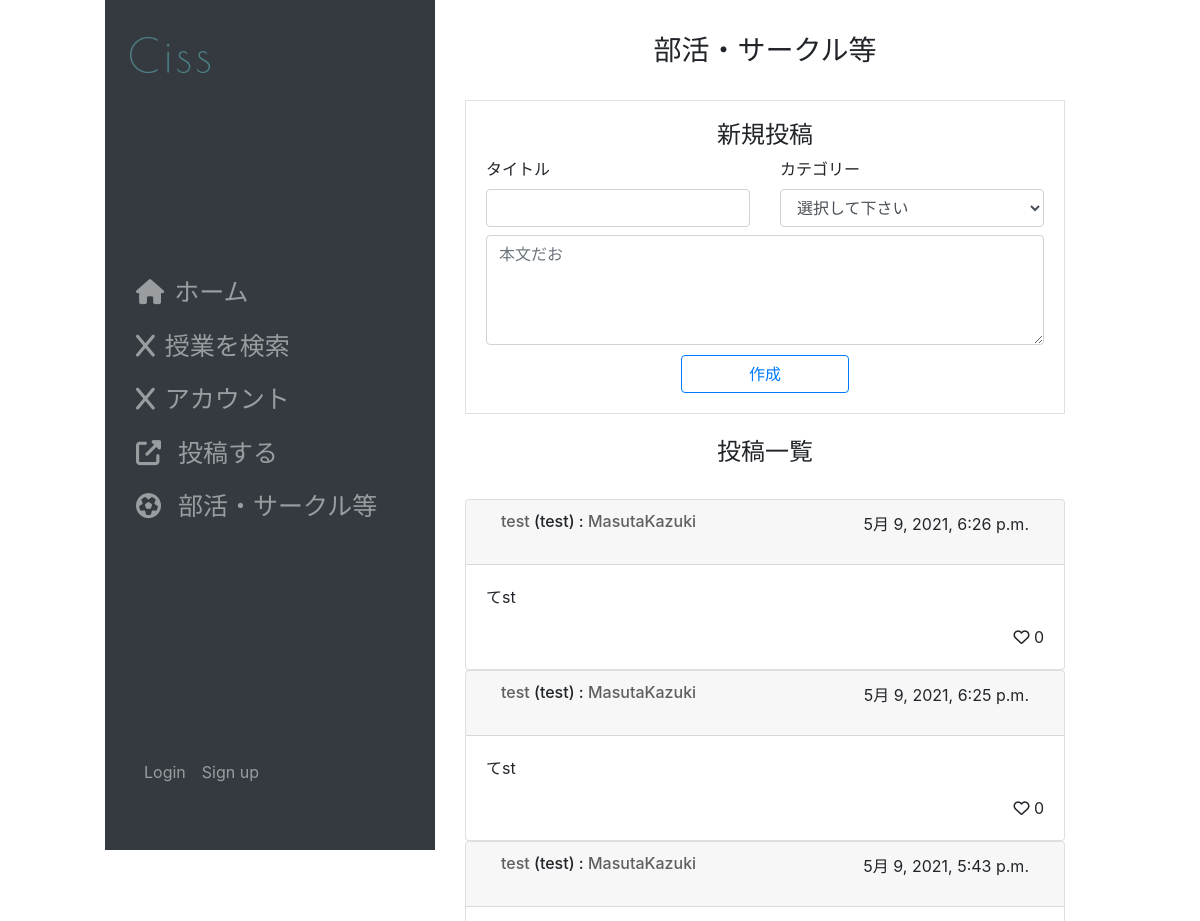
Before: /club/ (upper part) with the older database file.
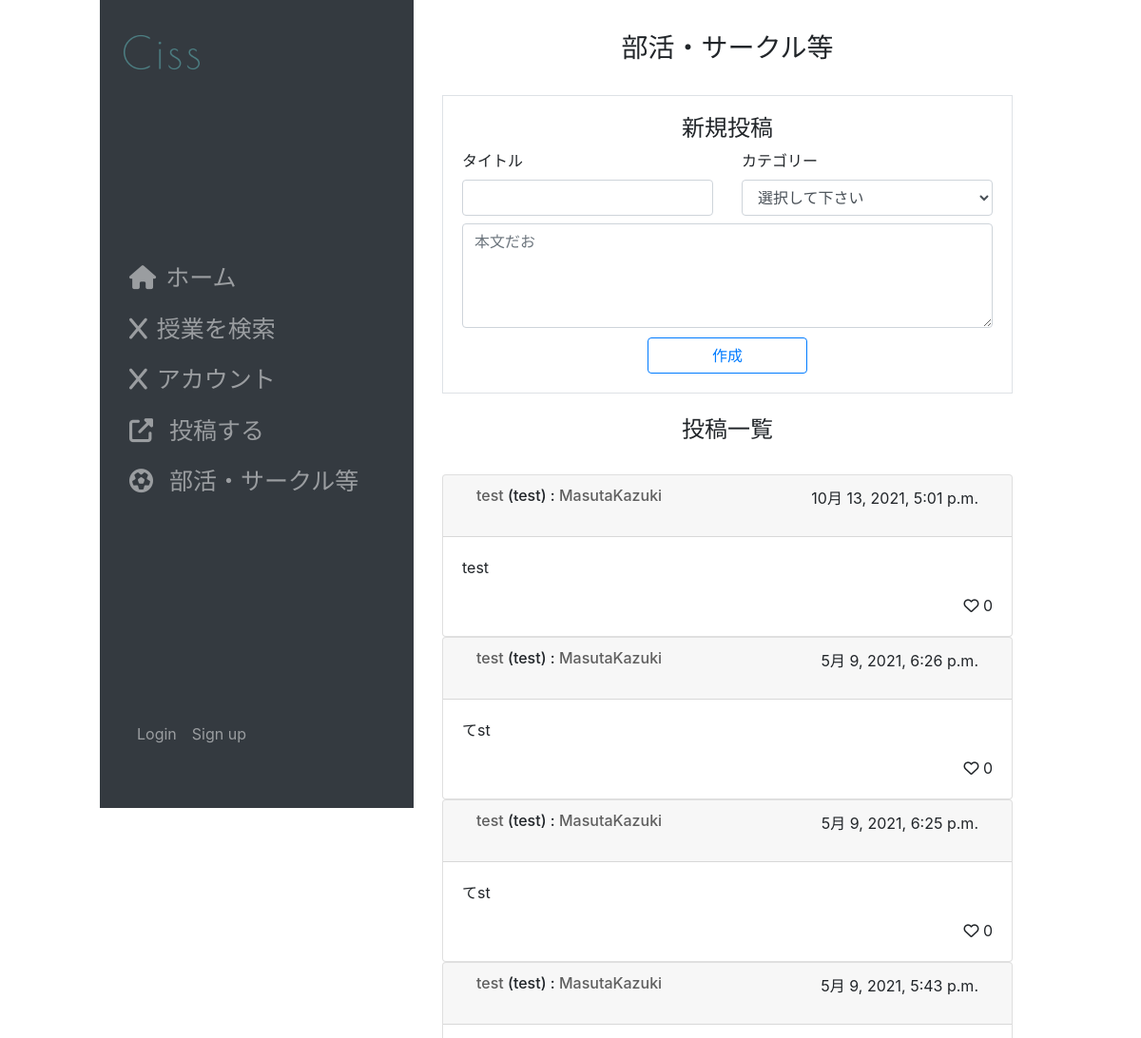
After: the same page with the newer database file.
### club/models.py (models this page shows, shortened)
class Topic2(models.Model):
    user_name = models.ForeignKey(
        User,
        on_delete=models.SET_NULL,
        null=True,
        blank=True,
    )
    title = models.CharField(
        'タイトル',
        max_length=255,
        null = False,
        blank = False,
    )
    message = models.TextField(
        verbose_name='本文',
        null=True,
        blank=False,
    )
    category = models.ForeignKey(
        Category,
        verbose_name='カテゴリー',
        on_delete=models.PROTECT,
        null=True,
        blank=False,
    )
    created = models.DateTimeField(
        auto_now_add=True,
    )
    pub_flg = models.BooleanField(
        default=True,
    )
    modified = models.DateTimeField(
        auto_now=True,
    )
    objects = TopicManager()

class Category(models.Model):
    name = models.CharField(
        'カテゴリー名',
        max_length=50,
    )
    url_code = models.CharField(
        'URLコード',
        max_length=50,
        null=True,
        blank=False,
        unique=True,
    )
    sort=models.IntegerField(
        verbose_name='ソート',
        default=0,
    )
    objects = CategoryManager
    def __str__(self):
        return self.name

### accounts/models.py (models this page shows, shortened)
class User(AbstractBaseUser, PermissionsMixin):
    username_validator = UnicodeUsernameValidator()
    username = models.CharField(
        _('username'),
        max_length=50,
        unique=True,
        help_text='この項目は必須です。全角文字、半角英数字、@/./+/-/_ で50文字以下にしてください。',
        validators=[username_validator],
        error_messages={
            'unique': _("A user with that username already exists."),
        },
    )
    email = models.EmailField(
        _('email address'),
        help_text='この項目は必須です。メールアドレスは公開されません。@ed.tmu.ac.jpのみ使用できます。',
        blank=False
    )
    is_staff = models.BooleanField(
        _('staff status'),
        default=False,
        help_text=_('Designates whether the user can log into this admin site.'),
    )
    is_active = models.BooleanField(
        _('active'),
        default=True,
        help_text=_(
            'Designates whether this user should be treated as active. '
            'Unselect this instead of deleting accounts.'
        ),
    )
    date_joined = models.DateTimeField(_('date joined'), default=timezone.now)
    objects = UserManager()
    EMAIL_FIELD = 'email'
    USERNAME_FIELD = 'username'
    REQUIRED_FIELDS = ['email']
    class Meta:
        verbose_name = _('user')
        verbose_name_plural = _('users')
        abstract = False

### club/views.py (the view, shortened to what this page needs)
# urls.py: path('', views.ClubTopicView.as_view(), name='top'),
class ClubTopicView(CreateView,LoginRequiredMixin):
    template_name = 'club/top.html'
    model = Topic2
    form_class = TopicCreateForm
    success_url = reverse_lazy('club:top')
    """def Comments(self, pk):
        comment = get_object_or_404(Comment, pk=pk)
        comtCount = comment.objects.annotate(replies=Count('no'))"
    """
    def get_context_data(self):
        ctx = super().get_context_data()
        print('完了3-1')
        print('完了3-2')
        ctx['posts'] = Topic2.objects.annotate(vote_count=Count('vote')).order_by('-created')
        print('完了3-3')
        return ctx

### club/forms.py
class TopicCreateForm(ModelForm):
    class Meta:
        model=Topic2
        fields=[
            'title',
            'category',
            'message',
        ]
        widgets = {
            'message': forms.Textarea(
                    attrs={
                        'rows':4, 'cols':7,
                        'placeholder': '本文だお'
                        }
                    )
        }
    def __init__(self, *args, **kwargs):
        kwargs.setdefault('label_suffix', '')
        super().__init__(*args, **kwargs)
        self.fields['category'].empty_label = '選択して下さい'
        for field in self.fields.values():
            field.widget.attrs["class"] = "form-control"

### topics/templatetags/topicsfilters.py (called while the page is built)
@register.filter
def comment_filter(text):
    return ''.join(list(map(convert_url, bleach.clean(text).split('\n'))))

def convert_url(text_line):
    if 'https://' in text_line or 'http://' in text_line:
        return '$lt;a href="' + text_line + '" target="_blank" rel="noopener noreferrer">' + text_line + '</a>'
    else:
        return text_line

### templates/club/top.html (shortened to what this page needs)
<!DOCTYPE html>
{% extends 'cissapp/layout.html' %}
{% load static %}
{% load topicsfilters %}
{% block content %}
<body>
<br>
<h3 class="text-center">部活・サークル等</h3>
<br>
<div class="border" style="padding:20px;">
    <h4 class="text-center">新規投稿</h4>
    <form class="" action="" method="POST">
            <div class="row">
                <div class="col">
                    {{form.title.label_tag}}{{ form.title}}
                </div>
                <div class="col">
                    {{form.category.label_tag}}{{ form.category}}
                </div>
            </div>
            <div class="mt-2">{{form.message}}</div>
        <div class="text-center" style="margin-top:10px;">
            <button class="btn btn-outline-primary " style="width:30%;" type="submit" name="next" value="confirm">作成</button>
        </div>
    </form>
</div>
        <br>
        <h4 class="text-center">投稿一覧</h4>
        <br>
        {% if posts %}
        {% for post in posts %}
            <div class="card" style="padding:0;">
                <div class="card-header">
                    <div class="row" style="margin:auto;">
                        <h6 class="col-7">
                            <a href="./{{post.id}}/">
                                {{ post.title }}
                            </a>
                            ({{post.category}}) :
                            <a   href="{% url 'accounts:profile' %}">{{ post.user_name }}</a>
                        </h6>
                        <p class="col-5 text-right">{{ post.created}}</p>
                    </div>
                </div>
                <div class="card-body">
                    {% if post.pub_flg %}
                    <p　class="card-text">{{post.message | comment_filter | safe}}</p>
                    <div class="vote_button text-right" style="cursor: pointer;"
                    data-comment-id="{{post.id}}" data-count="{{post.vote_count}}">
                        <i class="far fa-heart"></i>
                        <span class="vote_counter">
                        {% if post.vote_count >= 0 %}
                            {{post.vote_count}}
                        {% endif %}
                        </span>
                    </div>
                    {% else %}
                        <p style="color: grey">コメントは非表示とされました</p>
                    {% endif %}
                </div>
            </div>
        {% endfor %}
        {% else %}
            <div class="ui warning message"><p>まだコメントはありません</p></div>
        {% endif %}
</body>
{% endblock %}

Changed rows visible on the page:
added Topic2: title "test", category "test", user_name "MasutaKazuki", created "10月 13, 2021, 5:01 p.m.", message|comment_filter "test", vote_count "0"
